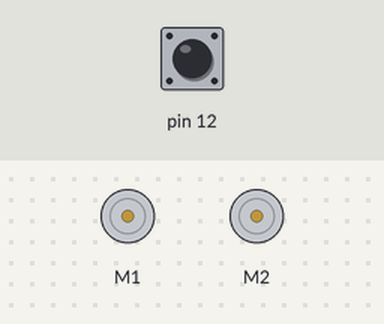
The sketch below on a simulated Arduino Uno, built with avr-gcc and run on an emulated ATmega328P. On the bench: 2 × DC motor (green arrow = forward, orange = backward, longer = faster). The inputs (shaded band) are chosen by the test bench; at power-on: pin 12 HIGH.

Above: at 1.2 s.
1.3 s: pin 12 pulled LOW for 0.15 s
At 2.8 s:
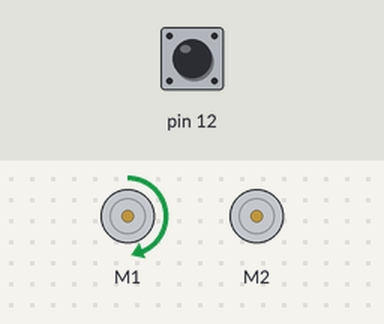
At 8.2 s:
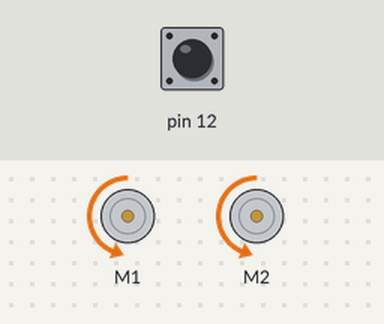
10.4 s: pin 12 pulled LOW for 1 s
At 15.4 s:
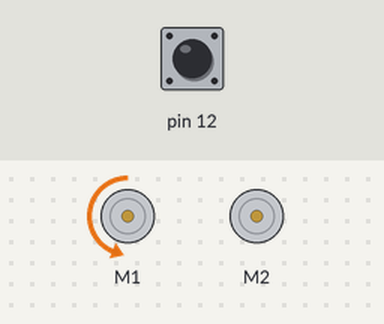
Timing chart, 0 to 20.4 s (numbered marks = the images above; inputs shaded):
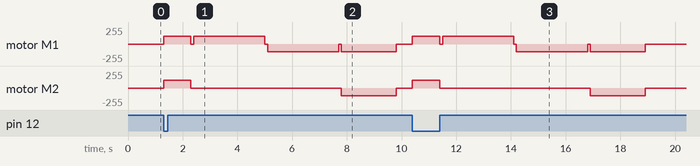

The sketch:

exer3.ino
```cpp
#include <ZumoShield.h>
ZumoMotors motors;

bool fin = true;
Pushbutton button(ZUMO_BUTTON);

void setup()
{
}


void loop()
{
  if (button.getSingleDebouncedPress())
    fin = false;
  if (!fin) {
    motors.setSpeeds(180, 180);
    delay(1000);
    motors.setSpeeds(0, 0);
    delay(100);
    motors.setSpeeds(180, 0);
    delay(2600);
    motors.setSpeeds(0, 0);
    delay(100);
    motors.setSpeeds(-180, 0);
    delay(2600);
    motors.setSpeeds(0, 0);
    delay(100);
    motors.setSpeeds(-180, -180);
    delay(2000);
    motors.setSpeeds(0, 0);
    fin = true;
  }
}
```

Measured:
- after the input at 1.3 s, motor M1: stopped → forward 114/255 at once, → stopped 1.0 s later, → forward 114/255 0.10 s later, → stopped 2.6 s later, … (8 changes in this stretch); motor M2: stopped → forward 114/255 at once, → stopped 1.0 s later, → backward 114/255 5.5 s later, → stopped 2.0 s later
- after the input at 10.4 s, motor M1: stopped → forward 114/255 at once, → stopped 1.0 s later, → forward 114/255 0.10 s later, → stopped 2.6 s later, … (8 changes in this stretch); motor M2: stopped → forward 114/255 at once, → stopped 1.0 s later, → backward 114/255 5.5 s later, → stopped 2.0 s later
